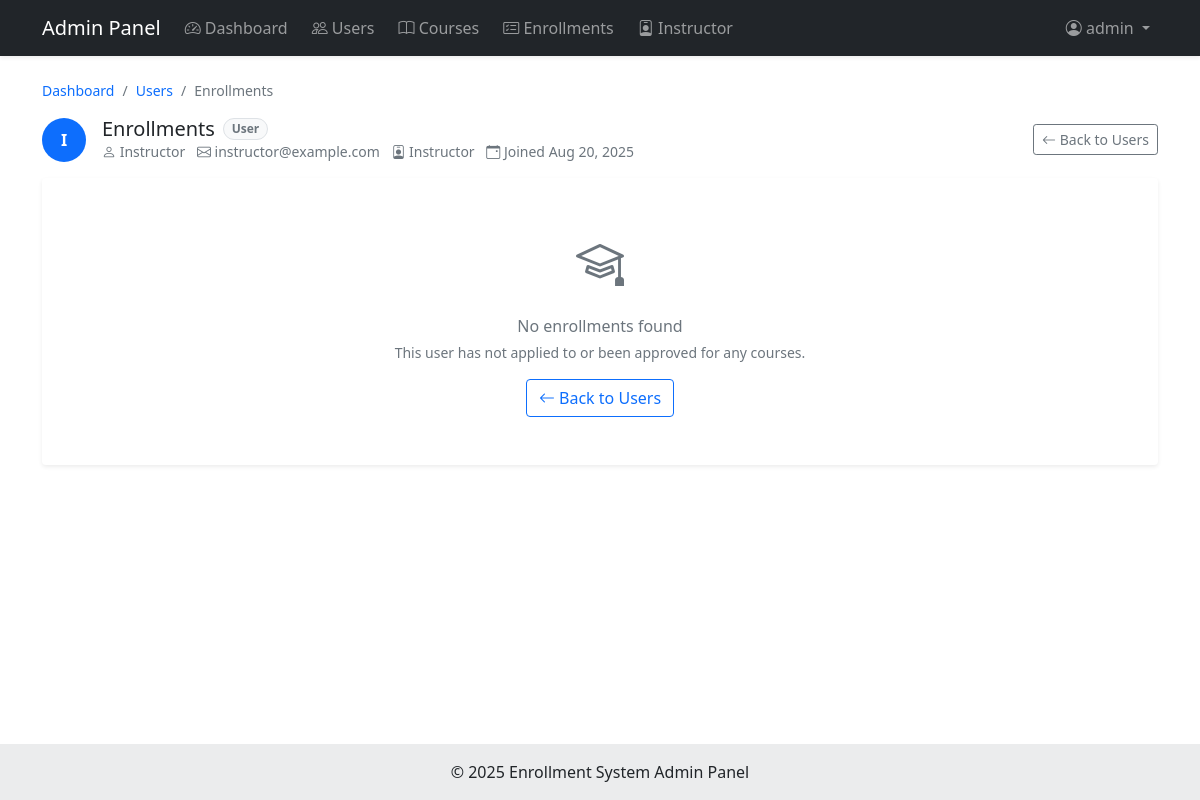
Screenshot of /admin/user_enrollments.php?id=1 (signed in) with the database file from the repository.
### tables this page shows
CREATE TABLE IF NOT EXISTS users (
    id INT AUTO_INCREMENT PRIMARY KEY,
    name VARCHAR(100) NOT NULL,
    email VARCHAR(100) NOT NULL UNIQUE,
    password VARCHAR(255) NOT NULL,
    date_of_birth DATE NOT NULL,
    address TEXT NOT NULL,
    city VARCHAR(100) NOT NULL,
    state VARCHAR(100) NOT NULL,
    postal_code VARCHAR(20) NOT NULL,
    country VARCHAR(100) NOT NULL,
    role ENUM('student', 'instructor') DEFAULT 'student',
    last_login TIMESTAMP NULL DEFAULT NULL,
    registration_date TIMESTAMP DEFAULT CURRENT_TIMESTAMP,
    updated_at TIMESTAMP DEFAULT CURRENT_TIMESTAMP ON UPDATE CURRENT_TIMESTAMP,
    INDEX idx_email (email),
    INDEX idx_role (role)
);

### config/database.php (called while the page is built, shortened)
<?php
if (!isset($pdo)) {
    try {
        $pdo = new PDO(
            "mysql:host=" . DB_HOST . ";dbname=" . DB_NAME . ";charset=utf8mb4",
            DB_USER,
            DB_PASS,
            [
                PDO::ATTR_ERRMODE => PDO::ERRMODE_EXCEPTION,
                PDO::ATTR_DEFAULT_FETCH_MODE => PDO::FETCH_ASSOC,
                PDO::ATTR_EMULATE_PREPARES => false,
            ]
        );
    } catch (PDOException $e) {
        die("Database connection failed: " . $e->getMessage());
    }
}
if (!function_exists('executeQuery')) {
    function executeQuery($sql, $params = []) {
        global $pdo;
        try {
            $stmt = $pdo->prepare($sql);
            $stmt->execute($params);
            return $stmt;
        } catch (PDOException $e) {
            error_log("Database Error: " . $e->getMessage());
            return false;
        }
    }
    function fetchOne($sql, $params = []) {
        $stmt = executeQuery($sql, $params);
        return $stmt ? $stmt->fetch(PDO::FETCH_ASSOC) : false;
    }
}
return $pdo;
?>

### admin/user_enrollments.php (the view, shortened to what this page needs)
<?php
require_once 'includes/header.php';
$userId = isset($_GET['id']) ? (int)$_GET['id'] : 0;
$user = fetchOne("SELECT id, name, email, role, registration_date FROM users WHERE id = ?", [$userId]);
$perPage = 10;
$page = isset($_GET['page']) ? max(1, (int)$_GET['page']) : 1;
$offset = ($page - 1) * $perPage;
$enrollments = fetchAll(
    "SELECT e.id AS enrollment_id,
            e.status,
            e.created_at,
            c.id AS course_id,
            c.title AS course_title,
            c.instructor,
            c.category,
            c.duration
     FROM enrollments e
     JOIN courses c ON e.course_id = c.id
     WHERE e.student_id = ?
     ORDER BY e.created_at DESC
     LIMIT {$perPage} OFFSET {$offset}",
    [$userId]
);
?>
<nav aria-label="breadcrumb" class="mb-3">
  <ol class="breadcrumb mb-0 small">
    <li class="breadcrumb-item"><a href="index.php" class="text-decoration-none">Dashboard</a></li>
    <li class="breadcrumb-item"><a href="users.php" class="text-decoration-none">Users</a></li>
    <li class="breadcrumb-item active" aria-current="page">Enrollments</li>
  </ol>
</nav>
<div class="d-flex flex-wrap justify-content-between align-items-center gap-3 mb-3">
  <div class="d-flex align-items-center gap-3">
    <div class="rounded-circle bg-primary text-white d-inline-flex align-items-center justify-content-center" style="width:44px;height:44px;font-weight:700;">
      <?php echo strtoupper(substr($user['name'], 0, 1)); ?>
    </div>
    <div>
      <div class="d-flex align-items-center gap-2">
        <h2 class="h5 mb-0">Enrollments</h2>
        <span class="badge rounded-pill bg-light text-muted border">User</span>
      </div>
      <div class="text-muted small">
        <span class="me-2"><i class="bi bi-person"></i> <?php echo htmlspecialchars($user['name']); ?></span>
        <span class="me-2"><i class="bi bi-envelope"></i> <?php echo htmlspecialchars($user['email']); ?></span>
        <span class="me-2"><i class="bi bi-person-badge"></i> <?php echo ucfirst($user['role']); ?></span>
        <span><i class="bi bi-calendar-event"></i> Joined <?php echo date('M j, Y', strtotime($user['registration_date'])); ?></span>
      </div>
    </div>
  </div>
  <div class="ms-auto">
    <a href="users.php" class="btn btn-outline-secondary btn-sm"><i class="bi bi-arrow-left"></i> Back to Users</a>
  </div>
</div>
<div class="card shadow-sm border-0">
  <div class="card-body p-0">
    <?php if (empty($enrollments)): ?>
      <div class="text-center py-5">
        <div class="text-muted">
          <i class="bi bi-mortarboard" style="font-size: 3rem;"></i>
          <p class="mt-3 mb-1 fw-semibold">No enrollments found</p>
          <p class="text-muted small mb-0">This user has not applied to or been approved for any courses.</p>
        </div>
        <a href="users.php" class="btn btn-outline-primary mt-3"><i class="bi bi-arrow-left"></i> Back to Users</a>
      </div>
    <?php endif; ?>
  </div>
</div>
<?php require_once 'includes/footer.php'; ?>

### rows the page displays
users: name "I", name "Instructor", email "instructor@example.com", role "Instructor", registration_date "Aug 20, 2025"

### other values shown
$_SESSION['admin_username'] "admin"
